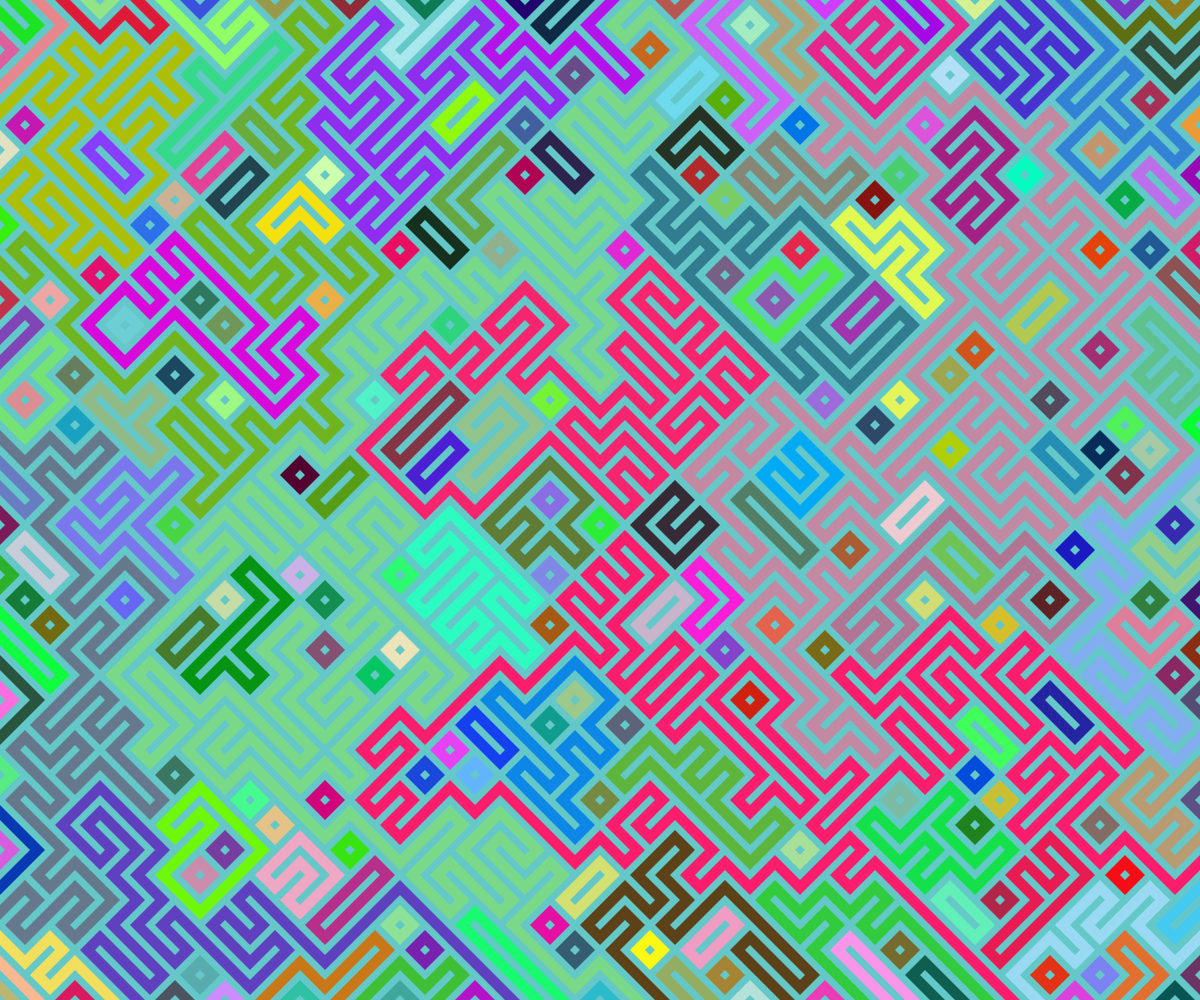
Frame 1 (no input)
Frame 60 (no input): identical to frame 1, image omitted
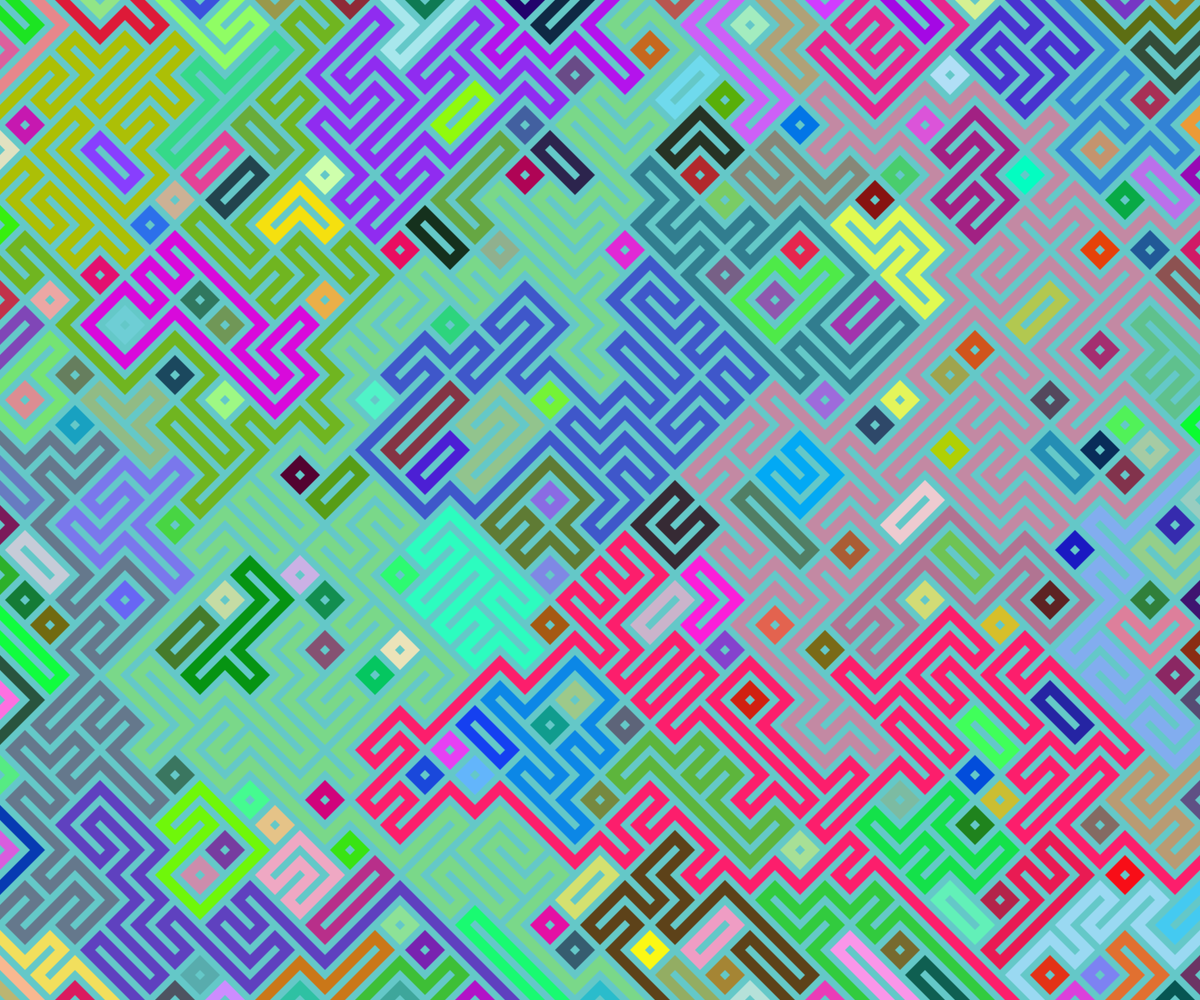
Frame 120 (the mouse pressed at the canvas centre since frame 60)

The p5.js sketch that drew these frames (run headless with seeded random() and noise() and a simulated clock; from frame 60 on, the mouse is pressed at the canvas centre):

// p5.js sketch
// ── sketch.js
var CANVAS_HEIGHT = 800;
var CANVAS_WIDTH  = 1600;
let FPS = 30;
let objects = [];
let isMousePreviouslyPressed = false;
let objectWidth = 25;
let objectHeight = 25;
let init = false;

function setup(){
    CANVAS_HEIGHT = windowHeight;
    CANVAS_WIDTH  = windowWidth;
    createCanvas(CANVAS_WIDTH,CANVAS_HEIGHT);
    frameRate(FPS);
    noStroke();
    setupObjects();
    setupColors();
    init = true;
}

function setupObjects(){
    for(let i = 0; i < CANVAS_WIDTH/objectWidth; i++){
        let row = []
        for(let j = 0; j < CANVAS_HEIGHT/objectHeight; j++){
            let newObject = new PhysicsObject(objectWidth*i,objectHeight*j,0,0,0,0,objectWidth,objectHeight);
            newObject.isColorSet == false;
            newObject.topColor = [127];
            newObject.bottomColor = [127];
            row.push(newObject);
        }
        objects.push(row);
    }

}

function setupColors(){
    for(let i = 0; i < objects.length; i++){
        let row = []
        for(let j = 0; j < objects[0].length; j++){
            setColors(i,j);
        }
    }
}

function setColors(i,j){
    let currentObject = objects[i][j];
    let currentColor;
    if(!currentObject.isColorSetTop){
        currentColor = getNewColor();
        currentObject.topColor = currentColor;
        currentObject.isColorSetTop = true;
        if(i < 10 && j < 10){
        console.log("Top",i,j,currentColor)}
        setBottomColors(i,j-1,currentColor);
        if(currentObject.direction){
            setRightColors(i-1,j,currentColor);
        }
        else{
            setLeftColors(i+1,j,currentColor);
        }
    }
    if(!currentObject.isColorSetBottom){
        currentColor = getNewColor();
        currentObject.bottomColor = currentColor;
        currentObject.isColorSetBottom = true;
        if(i < 10 && j < 10){
        console.log("Bottom",i,j,currentColor)}
        setTopColors(i,j+1,currentColor);
        if(!currentObject.direction){
            setRightColors(i-1,j,currentColor);
        }
        else{
            setLeftColors(i+1,j,currentColor);
        }
    }        
}

function setTopColors(i, j, currentColor){
    if(i < 0 || i >= objects.length || j < 0 || j >= objects[0].length){
        return;
    }
    let currentObject = objects[i][j];
    if(currentObject.isColorSetTop){
        return;
    }
    currentObject.topColor = currentColor;
    currentObject.isColorSetTop = true;
    if(i < 10 && j < 10){
    console.log("Top",i,j,currentColor)}
    if(currentObject.direction){
        setRightColors(i-1,j,currentColor);
    }
    else{
        setLeftColors(i+1,j,currentColor);
    }
}

function setBottomColors(i, j, currentColor){
    if(i < 0 || i >= objects.length || j < 0 || j >= objects[0].length){
        return;
    }
    let currentObject = objects[i][j];
    if(currentObject.isColorSetBottom){
        return;
    }
    currentObject.bottomColor = currentColor;
    currentObject.isColorSetBottom = true;
    if(i < 10 && j < 10){
    console.log("Bottom",i,j,currentColor)}
    if(!currentObject.direction){
        setRightColors(i-1,j,currentColor);
    }
    else{
        setLeftColors(i+1,j,currentColor);
    }
}

function setLeftColors(i, j, currentColor){
    if(i < 0 || i >= objects.length || j < 0 || j >= objects[0].length){
        return;
    }
    let currentObject = objects[i][j];
    if(!currentObject.direction){ //Bottom
        if(currentObject.isColorSetBottom){
            return;
        }
        currentObject.bottomColor = currentColor;
        currentObject.isColorSetBottom = true;
        if(i < 10 && j < 10){
        console.log("Bottom",i,j,currentColor)}
        setTopColors(i,j+1,currentColor);
    }
    else{
        if(currentObject.isColorSetTop){
            return;
        }
        currentObject.topColor = currentColor;
        currentObject.isColorSetTop = true;
        if(i < 10 && j < 10){
        console.log("Top",i,j,currentColor)}
        setBottomColors(i,j-1,currentColor);
    }
}

function setRightColors(i, j, currentColor){
    if(i < 0 || i >= objects.length || j < 0 || j >= objects[0].length){
        return;
    }
    let currentObject = objects[i][j];
    if(currentObject.direction){ //Bottom
        if(currentObject.isColorSetBottom){
            return;
        }
        currentObject.bottomColor = currentColor;
        currentObject.isColorSetBottom = true;
        if(i < 10 && j < 10){
            console.log("Bottom",i,j,currentColor)
        }
        setTopColors(i,j+1,currentColor);
    }
    else{
        if(currentObject.isColorSetTop){
            return;
        }
        currentObject.topColor = currentColor;
        currentObject.isColorSetTop = true;
        if(i < 10 && j < 10){
        console.log("Top",i,j,currentColor)}
        setBottomColors(i,j-1,currentColor);
    }
}

function getNewColor(){
    return [Math.random()*255,Math.random()*255,Math.random()*255]
}

function draw(){
    background(94,170,254);
    drawObjects();
    handleMouseClick();
    isMousePreviouslyPressed = mouseIsPressed;
}

function drawObjects(){
    objects.map(row => {
        row.map(object => {
            object.draw();
            object.isColorSetBottom = false;
            object.isColorSetTop = false;
        })
    });
}

function handleMouseClick(){
    if(!isMousePreviouslyPressed && mouseIsPressed){
        let i = Math.floor(mouseX/objectWidth)
        let j = Math.floor(mouseY/objectHeight)
        if(i < objects.length && j < objects[0].length){
            objects[i][j].onClick();
            setColors(i,j)
        }
    }
}

function isCollision(x1,width1,y1,height1,x2,width2,y2,height2){
    return x1 < (x2+width2) && (x1+width1) > x2 &&
           y1 < (y2+height2) && (y1+height1) > y2;
}

class PhysicsObject{

    constructor(initXPosition,initYPosition,initXVelocity,initYVelocity,initXAcceleration,initYAcceleration,initWidth,initHeight){
        this.xPosition = initXPosition;
        this.yPosition = initYPosition;
        this.xVelocity = initXVelocity;
        this.yVelocity = initYVelocity;
        this.xAcceleration = initXAcceleration;
        this.yAcceleration = initYAcceleration;
        this.width = initWidth;
        this.height = initHeight
        this.direction = Math.random()<.5; // True means diagonal goes bottom left to top right
        this.topColor = [100,100,100]
        this.bottomColor = [125,125,125]
    }

    move(){
        this.xVelocity += this.xAcceleration;
        this.xPosition += this.xVelocity;
        this.yVelocity += this.yAcceleration;
        this.yPosition += this.yVelocity;
        if(this.xPosition > CANVAS_WIDTH-ballImage.width/ballImageScale){
            this.xPosition = CANVAS_WIDTH-ballImage.width/ballImageScale;
            this.xVelocity *= -0.6;
        }
        if(this.xPosition < 0){
            this.xPosition = 0;
            this.xVelocity *= -0.6;
        }
        if(this.yPosition > CANVAS_HEIGHT-ballImage.height/ballImageScale){
            this.yPosition = CANVAS_HEIGHT-ballImage.height/ballImageScale;
            this.yVelocity *= -0.6;
        }
        if(this.yPosition < 0){
            this.yPosition = 0;
            this.yVelocity *= -0.6;
        }
    }

    draw(){
        //image(ballImage,this.xPosition,this.yPosition,ballImage.width/ballImageScale,ballImage.height/ballImageScale);
        let middleColor = [100,200,200]
        fill(middleColor);
        rect(this.xPosition,this.yPosition,this.width,this.height);
        let scale = .8;
        if(this.direction){ // bottom left to top right
            fill(this.topColor);
            triangle(this.xPosition,this.yPosition,this.xPosition,this.yPosition+this.height*scale, this.xPosition+this.width*scale,this.yPosition);
            fill(this.bottomColor);
            triangle(this.xPosition+this.width,this.yPosition+this.height,this.xPosition+this.width,this.yPosition+this.height*(1-scale), this.xPosition+this.width*(1-scale),this.yPosition+this.height);
            // little triangles
            fill(middleColor);
            triangle(this.xPosition,this.yPosition,this.xPosition,this.yPosition+this.height*(1-scale), this.xPosition+this.width*(1-scale),this.yPosition);
            triangle(this.xPosition+this.width,this.yPosition+this.height,this.xPosition+this.width,this.yPosition+this.height*(scale), this.xPosition+this.width*(scale),this.yPosition+this.height);
        }
        else{ // top left to bottom right
            fill(this.topColor);
            triangle(this.xPosition+this.width*(1-scale),this.yPosition,this.xPosition+this.width,this.yPosition, this.xPosition+this.width,this.yPosition+this.height*scale);
            fill(this.bottomColor);
            triangle(this.xPosition,this.yPosition+this.width*(1-scale),this.xPosition,this.yPosition+this.width, this.xPosition+this.width*scale,this.yPosition+this.height);
            // little triangles
            fill(middleColor);
            triangle(this.xPosition+this.width*(scale),this.yPosition,this.xPosition+this.width,this.yPosition, this.xPosition+this.width,this.yPosition+this.height*(1-scale));
            triangle(this.xPosition,this.yPosition+this.width*(scale),this.xPosition,this.yPosition+this.width, this.xPosition+this.width*(1-scale),this.yPosition+this.height);
        }
    }

    onClick(){
        this.direction = !this.direction;
    }
}
